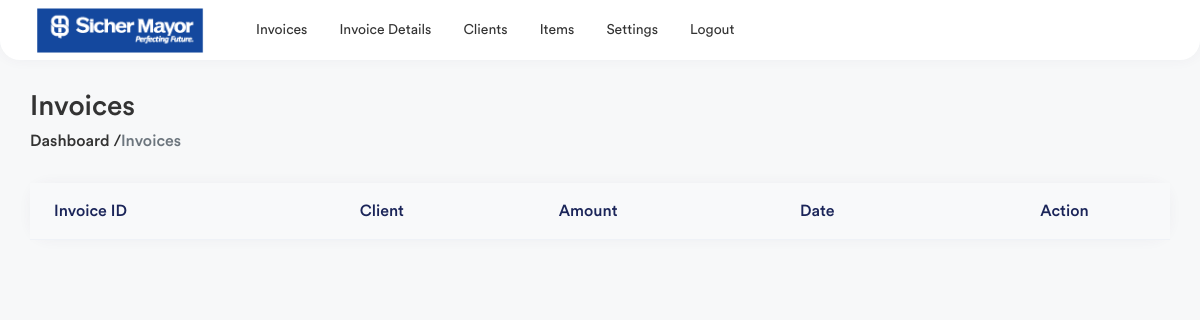
Before: /estimates (signed in) with the older database file.
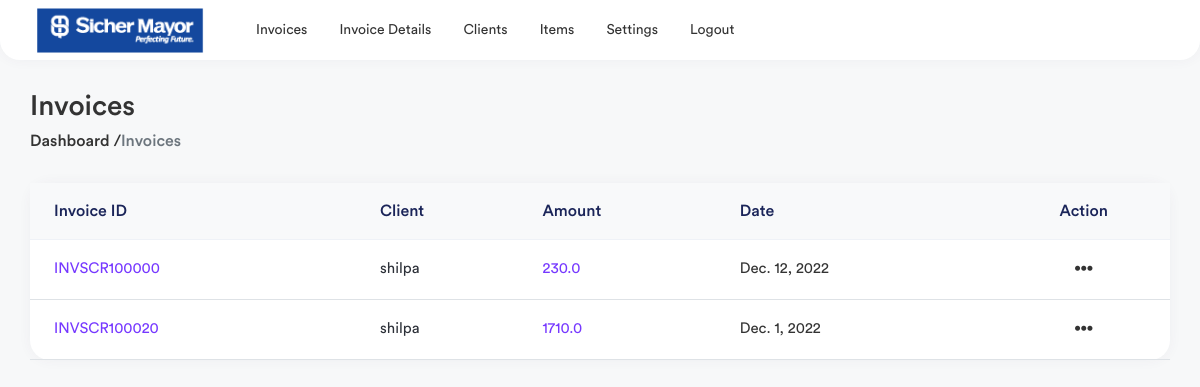
After: the same page with the newer database file.
### invoice/models.py (models this page shows, shortened)
class Invoice(models.Model):
    invoice_number = models.CharField(max_length=50,null=True)
    client = models.ForeignKey(Client,on_delete=models.CASCADE,null=True)
    date = models.DateField(null=True)
    item_total = models.FloatField(default=0)
    tax_amount = models.FloatField(default=0)
    grand_total = models.FloatField(default=0)
    amount_paid = models.FloatField(default=0)
    note = models.CharField(max_length=2000,null=True)

class Client(models.Model):
    name = models.CharField(max_length=200,null=True)
    email = models.CharField(max_length=200,null=True)
    address = models.CharField(max_length=500,null=True)
    city = models.CharField(max_length=500,null=True)
    country = models.CharField(max_length=50,null=True)
    zipcode = models.CharField(max_length=20,null=True)
    phone = models.CharField(max_length=20,unique=True,null=True)
    class Meta:
        verbose_name_plural = ("Client")

### invoice/views.py (the view)
# urls.py: path('estimates',views.estimate_list, name='estimates'),
@login_required(login_url="/login-page/")
def estimate_list(request):
    invoices = Invoice.objects.all()
    context = {
        "invoices" : invoices,
    }
    return render(request,'invoice-details.html',context)

### templates/invoice-details.html (shortened to what this page needs)
{% extends 'base.html' %}
{% load static %}
{% block content %}
<div class="page-wrapper">
    <div class="content container-fluid">
        <div class="page-header">
            <div class="row align-items-center">
                <div class="col">
                    <h3 class="page-title">Invoices</h3>
                    <ul class="breadcrumb">
                        <li class=""><a href="">Dashboard /</a></li>
                        <li class="breadcrumb-item active">Invoices</li>
                    </ul>
                </div>
            </div>
        </div>
        <div class="row">
            <div class="col-sm-12">
                <div class="card card-table">
                    <div class="card-body">
                        <div class="table-responsive">
                            <table class="table table-stripped table-hover datatable">
                                <thead class="thead-light">
                                    <tr>
                                        <th>Invoice ID</th>
                                        <th>Client</th>
                                        <th>Amount</th>
                                        <th>Date</th>
                                        <th class="text-center">Action</th>
                                    </tr>
                                </thead>
                                <tbody>
                                    {% for invoice in invoices %}
                                    <tr>
                                        <td>
                                            <a href="{% url 'invoice:bill' invoice.id %}" class="invoice-link">{{invoice.invoice_number}}</a>
                                        </td>
                                        <td>
                                            <h2 class="table-avatar">
                                                {{invoice.client.name}}
                                            </h2>
                                        </td>
                                        <td class="text-primary">{{invoice.grand_total}}</td>
                                        <td>{{invoice.date}}</td>
                                        <td class="text-center">
                                            <div class="dropdown dropdown-action">
                                                <a href="#" class="action-icon dropdown-toggle"
                                                    data-bs-toggle="dropdown" aria-expanded="false"><i
                                                        class="fas fa-ellipsis-h"></i></a>
                                            </div>
                                        </td>
                                    </tr>
                                    {% endfor %}
                                </tbody>
                            </table>
                        </div>
                    </div>
                </div>
            </div>
        </div>
    </div>
</div>
{% endblock %}

Changed rows visible on the page:
added Invoice: invoice_number "INVSCR100000", client.name "shilpa", grand_total "230.0", date "Dec. 12, 2022"
added Invoice: invoice_number "INVSCR100020", client.name "shilpa", grand_total "1710.0", date "Dec. 1, 2022"
